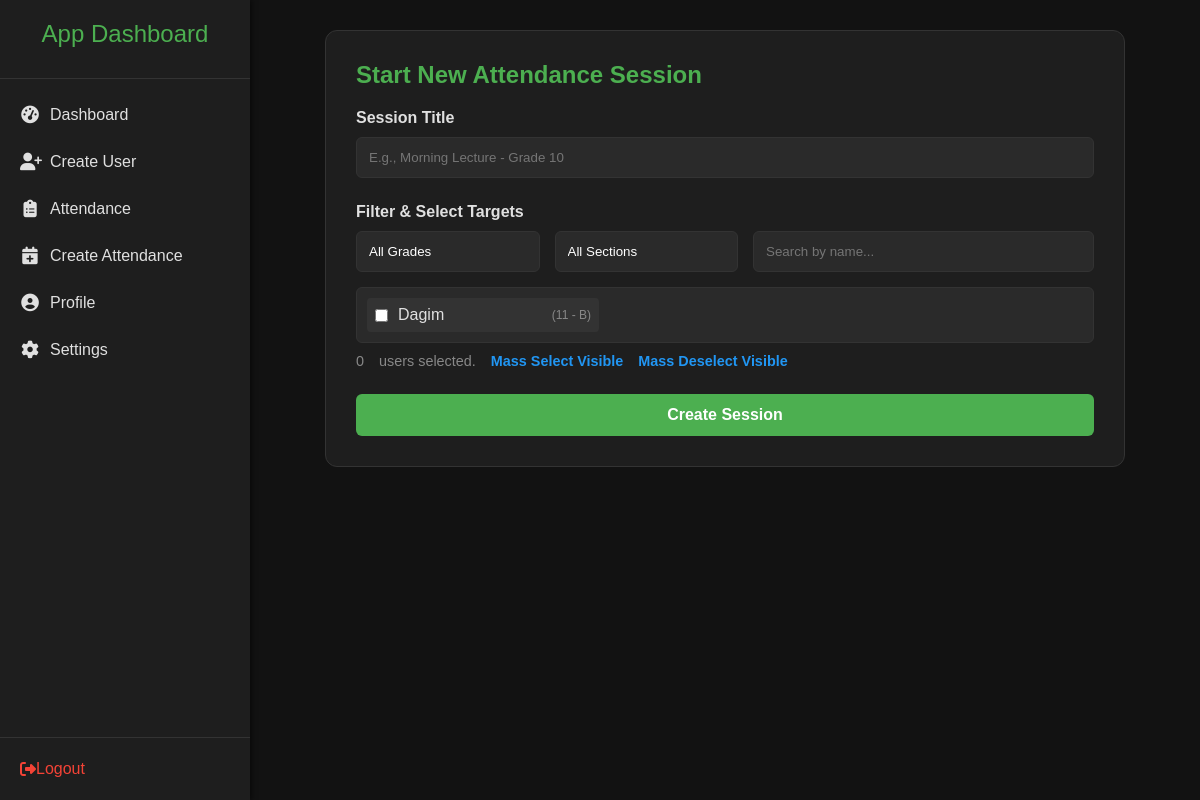
The page /ict/session/create/ (signed in) on the database as committed earlier.
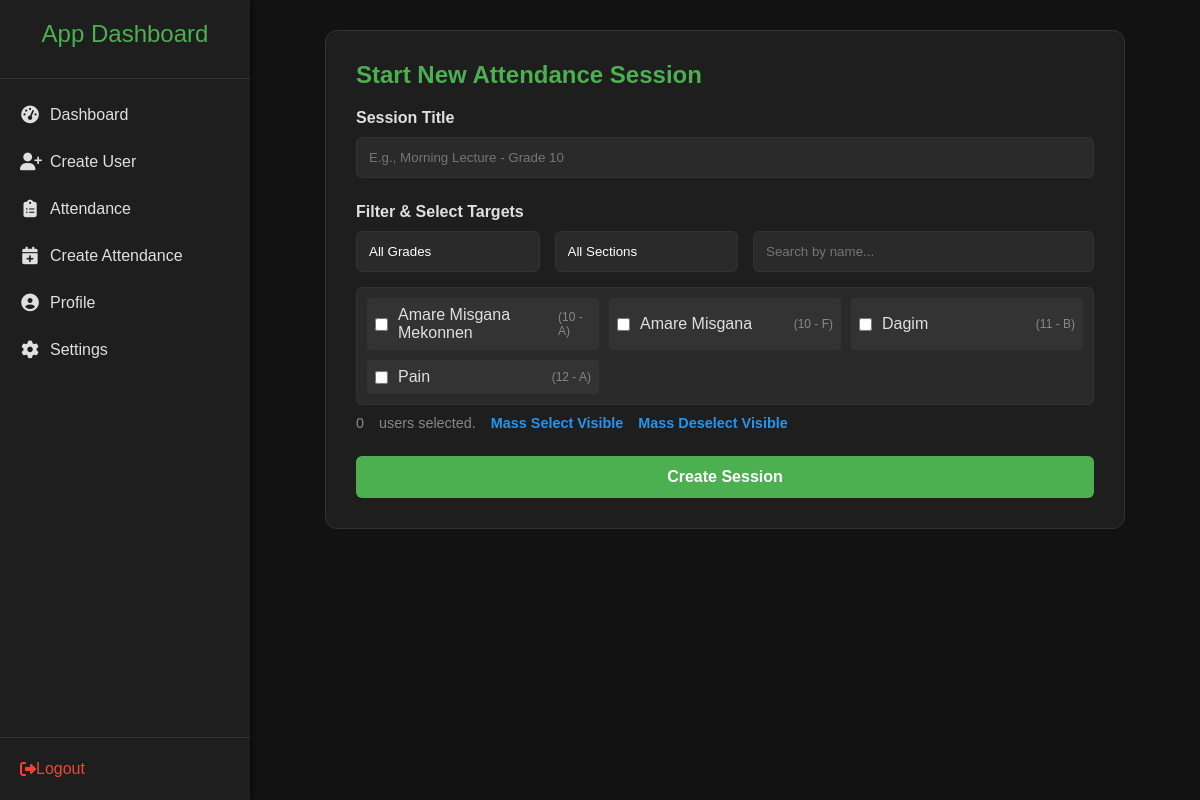
The same page on the database as committed later.
### users/models.py (models this page shows, shortened)
class Profile(models.Model):
    FIELD_CHOICE = [
        ("frontend", "Frontend"),
        ("backend", "Backend"),
        ("ai", "AI"),
        ("embadded", "Embadded"),
        ("cyber", "Cyber"),
        ("other", "Other"),
    ]
    user = models.OneToOneField(User, on_delete=models.CASCADE, related_name="profile")
    grade = models.CharField(max_length=20)
    section = models.CharField(max_length=20)
    field = models.CharField(max_length=50, choices=FIELD_CHOICE, default="frontend")
    account = models.CharField(max_length=100, default="N/A")
    phone_number = models.CharField(max_length=20)

### attendance/views.py (the view, shortened to what this page needs)
@admin_required
@transaction.atomic
def create_attendance_session(request):
    all_profiles = (
        Profile.objects.select_related("user")
        .filter(user__is_staff=False)  # Exclude staff/admins
        .order_by("grade", "section", "user__username")
    )
    unique_grades = (
        Profile.objects.values_list("grade", flat=True).distinct().order_by("grade")
    )
    unique_sections = (
        Profile.objects.values_list("section", flat=True).distinct().order_by("section")
    )
    return render(
        request,
        "attendance/create_session.html",
        {
            "all_profiles": all_profiles,
            "unique_grades": unique_grades,
            "unique_sections": unique_sections,
        },
    )

### attendance/templates/attendance/create_session.html (shortened to what this page needs)
{% extends 'fragments/dashboard_frag.html' %}
{% load static %}
{% block head %}
  <link rel="stylesheet" href="{% static 'attendance/css/create_session.css' %}" />
{% endblock %}
{% block content %}
  <div class="form-container">
    <h2 style="color: var(--color-accent-green); margin-bottom: 20px;">Start New Attendance Session</h2>
    <div id="session-creator">
      <div class="form-group">
        <label for="id_title">Session Title</label>
        <input type="text" id="id_title" placeholder="E.g., Morning Lecture - Grade 10" required />
      </div>
      <div class="form-group">
        <label>Filter & Select Targets</label>
        <div class="filter-controls">
          <select id="grade-filter" class="filter-select">
            <option value="">All Grades</option>
          </select>
          <select id="section-filter" class="filter-select">
            <option value="">All Sections</option>
          </select>
          <input type="text" id="user-search" placeholder="Search by name..." class="filter-search" />
        </div>
        <div class="checkbox-grid" id="targets-list">
          {% for profile in all_profiles %}
            <div class="checkbox-item" data-user-id="{{ profile.user.id }}" data-username="{{ profile.user.username|lower }}" data-grade="{{ profile.grade|lower }}" data-section="{{ profile.section|lower }}">
              <input type="checkbox" id="user-{{ profile.user.id }}" value="{{ profile.user.id }}" class="target-checkbox" />
              <label for="user-{{ profile.user.id }}">
                {{ profile.user.username }}
                <span class="meta-label">({{ profile.grade }} - {{ profile.section }})</span>
              </label>
            </div>
          {% endfor %}
        </div>
        <p class="selection-summary">
          <span id="selected-count">0</span> users selected.
          <a href="#" id="mass-select-btn" class="mass-action-link">Mass Select Visible</a>
          <a href="#" id="mass-deselect-btn" class="mass-action-link">Mass Deselect Visible</a>
        </p>
      </div>
      <button type="button" id="create-session-btn" class="btn-primary">Create Session</button>
    </div>
  </div>
{% endblock %}

Rows that differ between the two databases and show on the page:
added Profile: user.username "Amare Misgana Mekonnen", grade "10", section "A"
added Profile: user.username "Amare Misgana", grade "10", section "F"
added Profile: user.username "Pain", grade "12", section "A"
